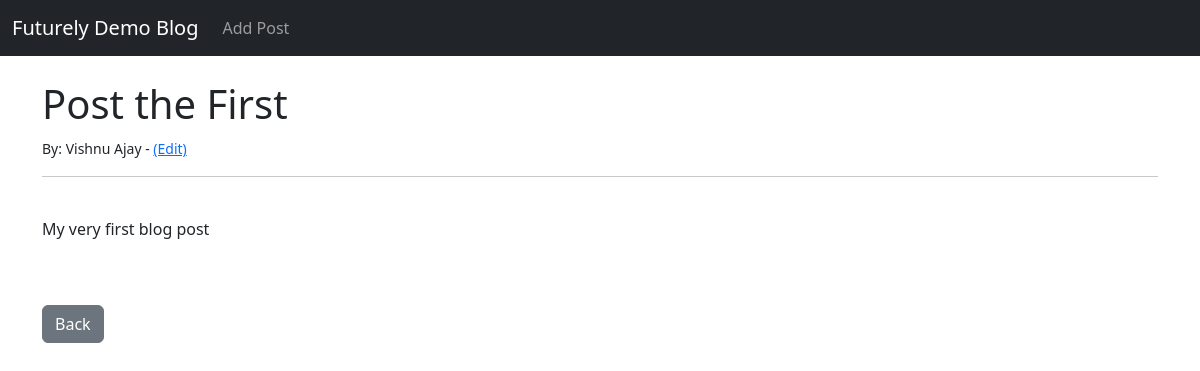
The app's page /article/1 with its own data.
### newBlog/models.py (models this page shows, shortened)
class Post(models.Model):
    title = models.CharField(max_length=255)
    title_tag = models.CharField(max_length=255)
    content = models.TextField()
    date_posted = models.DateTimeField(auto_now_add=True)
    author = models.ForeignKey(User, on_delete=models.CASCADE)

### newBlog/views.py (the view)
# urls.py: path('article/<int:pk>', ArticleDetailView.as_view(), name='article-detail'),
class ArticleDetailView(DetailView):
    model = Post
    template_name = 'article_details.html'

### newBlog/templates/article_details.html (shortened to what this page needs)
{% extends 'base.html' %}
{% block content %}
<h1>
    {{ post.title }}
</h1>
<small>
    By: {{ post.author.first_name }} {{ post.author.last_name}} - <a href="{% url 'update_post' post.pk %}"> (Edit) </a>
</small>
<br/>
<hr>
<br/>
<p>
    {{ post.content }}
</p>
<br><br/>
<a href="{% url 'home' %}" class="btn btn-secondary">Back</a>
{% endblock %}

### records on screen
Post: title "Post the First", author.first_name "Vishnu", author.last_name "Ajay", content "My very first blog post"
